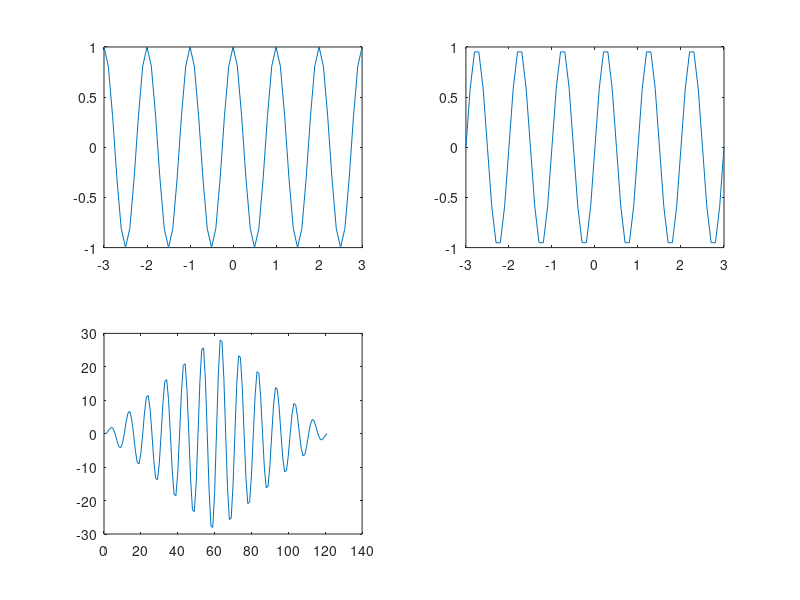

Recreate this plot in MATLAB.
clc;
clear;
t=-3:0.1:3;
x= cos(2*pi*t);
y= sin(2*pi*t);
z= conv(x,y);
subplot(2,2,1);
plot(t,x);
subplot(2,2,2);
plot(t,y);
subplot(2,2,3);
plot(z);
